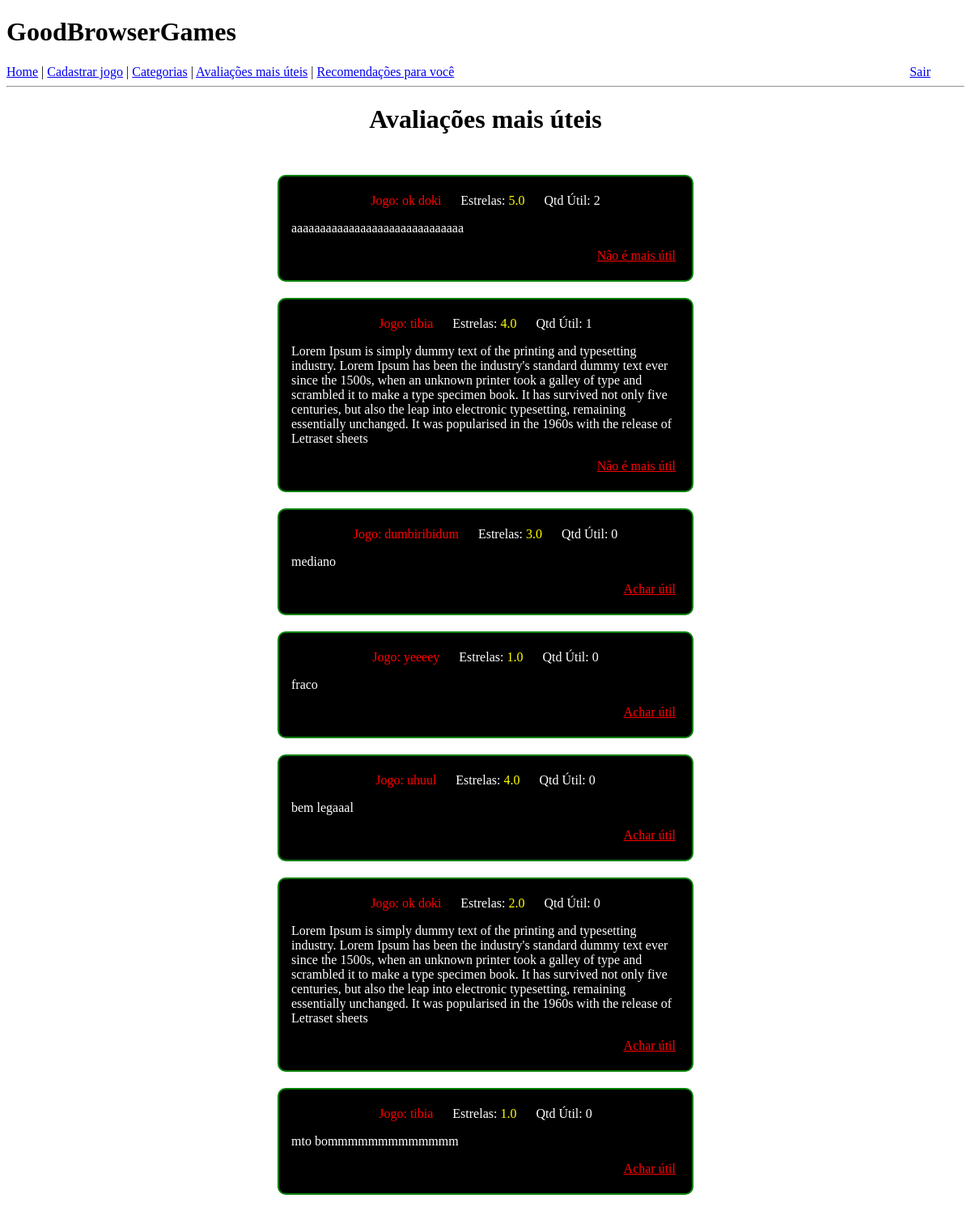
The app's page /avaliacoes-mais-uteis (signed in) with its own data.
### app/models.py (models this page shows)
class Jogo(db.Model):
    id = db.Column(db.Integer, primary_key=True)
    nome = db.Column(db.String(128), index=True, )
    categoria = db.Column(db.String(64), index=True)
    url_jogo = db.Column(db.String, index=True)
    url_video = db.Column(db.String, index=True)
    url_imagem = db.Column(db.String, index=True)
    descricao = db.Column(db.String, index=True)

class Avaliacao(db.Model):
    id = db.Column(db.Integer, primary_key=True)
    estrelas = db.Column(db.Float, index=True)
    texto = db.Column(db.String(255))
    qnt_util = db.Column(db.Integer, index=True, default=0)
    user_id = db.Column(db.Integer, db.ForeignKey('user.id'))
    jogo_id = db.Column(db.Integer, db.ForeignKey('jogo.id'))

### app/routes.py (the view)
@app.route("/avaliacoes-mais-uteis", methods=["GET", "POST"])
def avaliacoes_mais_uteis():
    avaliacoes = list(Avaliacao.query.order_by(Avaliacao.qnt_util.desc()))
    avals_e_jogos = {}
    ids_avaliacoes_uteis_usuario = None
    if avaliacoes:
        avaliacoes_ids = [a.id for a in avaliacoes]
        user_id_expression = VotoUtil.user_id.in_([current_user.id])
        in_expression = VotoUtil.avaliacao_id.in_(avaliacoes_ids)
        votos_util_usuario = list(VotoUtil.query.filter(user_id_expression, in_expression))
        ids_avaliacoes_uteis_usuario = [v.avaliacao_id for v in votos_util_usuario]
        for aval in avaliacoes:
            jogo = Jogo.query.filter_by(id=aval.jogo_id).first()
            avals_e_jogos[aval] = jogo.nome
    return render_template("avaliacoes_mais_uteis.html", avals_e_jogos=avals_e_jogos, avals_uteis_ids=ids_avaliacoes_uteis_usuario)

### app/models.py (called while the page is built)
@login.user_loader
def load_user(id):
    return User.query.get(int(id))

### app/templates/avaliacoes_mais_uteis.html (shortened to what this page needs)
{% extends "base.html" %}
{% block content %}
    <div id="container">
        <h1 style="margin-bottom: 50px;">Avaliações mais úteis</h1>
        {% if avals_e_jogos %}
            {% for avaliacao, nome_jogo in avals_e_jogos.items() %}
            <div class="box-avaliacao">
                <p>
                    <span style="color: red; margin-right: 20px;">Jogo: {{ nome_jogo }}</span>
                    Estrelas: <span style="color: yellow; margin-right: 20px;">{{ avaliacao.estrelas }}</span>
                    Qtd Útil: {{ avaliacao.qnt_util }}
                </p>
                <p style="text-align: left; margin: 10px;">{{ avaliacao.texto }}</p>
                {% if avaliacao.id in avals_uteis_ids %}
                    <p class="botao-util"><a href="/tirar-util/{{avaliacao.id}}/2">Não é mais útil</a></p>
                {% else %}
                    <p class="botao-util"><a href="/achar-util/{{avaliacao.id}}/2">Achar útil</a></p>
                {% endif %}
            </div>
            {% endfor %}
        {% else %}
            <h3 style="color: red;">Não temos avaliações ainda no site :(</h3>
        {% endif %}
    </div>
{% endblock %}

### app/templates/avaliacoes_mais_uteis.html (style rules this page uses)
#container { text-align: center; }
.box-avaliacao { border: 2px solid green; border-radius: 10px; background-color: black; color: white; width: 500px; margin-left: auto; margin-right: auto; margin-top: 20px; margin-bottom: 20px; padding: 5px; text-align: center; }
.botao-util { text-align: right; margin-right: 15px; }
.botao-util a:link { color: red; }

### records on screen
Jogo: nome "ok doki", estrelas "5.0", qnt_util "2", texto "aaaaaaaaaaaaaaaaaaaaaaaaaaaaaa", estrelas "2.0", qnt_util "0", texto "Lorem Ipsum is simply dummy text of the printing and typesetting industry. Lorem Ipsum has been the industry's standard dummy text ever since the 1500s, when an unknown printer took a galley of type and scrambled it to make a type specimen book. It has survived not only five centuries, but also the leap into electronic typesetting, remaining essentially unchanged. It was popularised in the 1960s with the release of Letraset sheets"
Jogo: nome "tibia", estrelas "4.0", qnt_util "1", texto "Lorem Ipsum is simply dummy text of the printing and typesetting industry. Lorem Ipsum has been the industry's standard dummy text ever since the 1500s, when an unknown printer took a galley of type and scrambled it to make a type specimen book. It has survived not only five centuries, but also the leap into electronic typesetting, remaining essentially unchanged. It was popularised in the 1960s with the release of Letraset sheets", estrelas "1.0", qnt_util "0", texto "mto bommmmmmmmmmmmm"
Jogo: nome "dumbiribidum", estrelas "3.0", qnt_util "0", texto "mediano"
Jogo: nome "yeeeey", estrelas "1.0", qnt_util "0", texto "fraco"
Jogo: nome "uhuul", estrelas "4.0", qnt_util "0", texto "bem legaaal"
